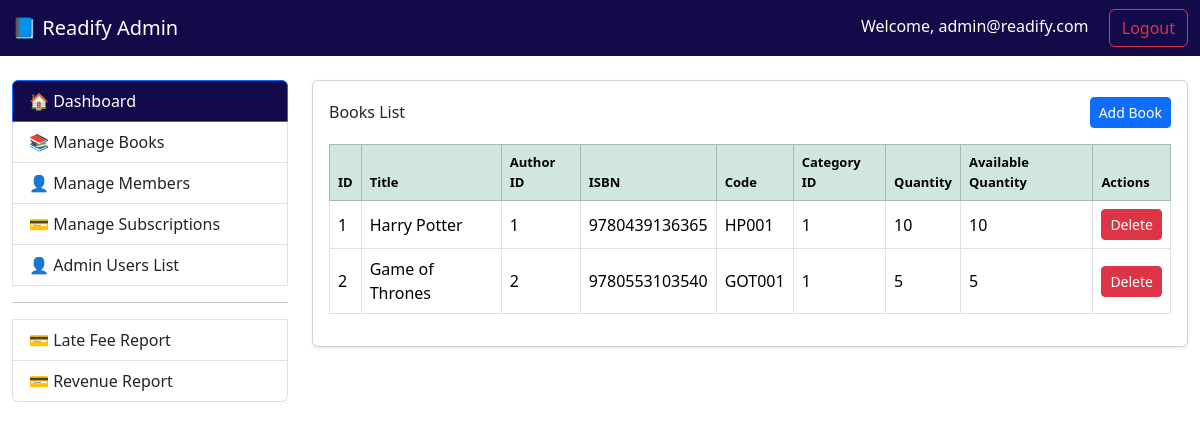
The app's page /books (signed in), older data.
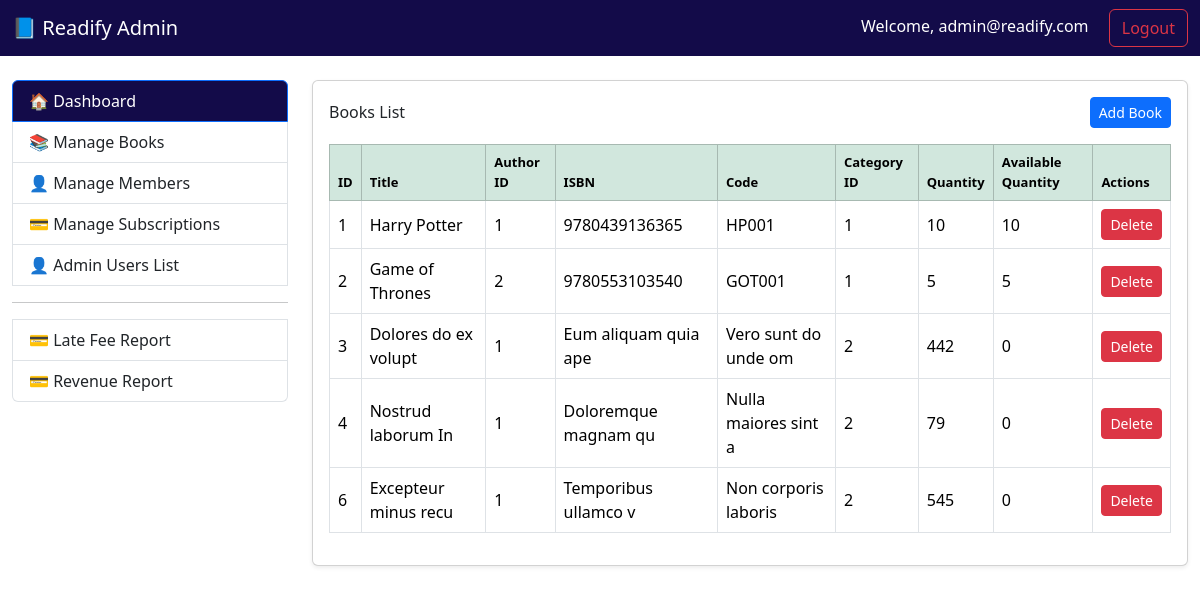
The same page, newer data.
### tables this page shows
CREATE TABLE `books` (
  `id` int(11) NOT NULL,
  `title` varchar(255) NOT NULL,
  `author_id` int(11) DEFAULT NULL,
  `isbn` varchar(20) DEFAULT NULL,
  `code` varchar(20) DEFAULT NULL,
  `category_id` int(11) DEFAULT NULL,
  `quantity` int(11) NOT NULL,
  `available_quantity` int(11) NOT NULL,
  `created_at` timestamp NOT NULL DEFAULT current_timestamp(),
  `updated_at` timestamp NOT NULL DEFAULT current_timestamp() ON UPDATE current_timestamp()
);

### core/Controller.php (called while the page is built, shortened)
<?php
abstract class Controller {
    protected function view($view, $data = []) {
        extract($data);
        require_once "../views/{$view}.php";
    }
}

### controllers/BookController.php (called while the page is built, shortened)
<?php
require_once '../core/Controller.php';
require_once '../models/Book.php';
class BookController extends Controller {
    public function index() {
        try {
            $bookModel = new Book();
            $books = $bookModel->getBooks();
            $authors = $bookModel->getAuthors();
            $categories = $bookModel->getCategories();
            return $this->view('Books', [
                'books' => $books,
                'authors' => $authors,
                'categories' => $categories
            ]);
        } catch (\Exception $e) {
            error_log($e->getMessage());
            echo "An error occurred while loading the page.";
        }
    }
}

### public/index.php (called while the page is built, shortened)
<?php
require_once '../routes/web.php';

### core/MakeUrl.php (called while the page is built)
<?php
class MakeUrl
{
    function url($path = '')
    {
        $protocol = (!empty($_SERVER['HTTPS']) && $_SERVER['HTTPS'] !== 'off') ? 'https://' : 'http://';
        $host = $_SERVER['HTTP_HOST'];
        $scriptDir = rtrim(str_replace(basename($_SERVER['SCRIPT_NAME']), '', $_SERVER['SCRIPT_NAME']), '/');
        $baseUrl = $protocol . $host . $scriptDir;
        $baseUrl = rtrim($baseUrl, '/');
        $path = ltrim($path, '/');
        return $baseUrl . '/' . $path;
    }
}
?>

### core/Model.php (called while the page is built, shortened)
<?php
require_once __DIR__ . '/../config/Database.php';
abstract class Model {
    public function __construct() {
        $database = new Database();
        $database->connect();
        $this->db = $database->pdo;
    }
}

### config/Database.php (called while the page is built, shortened)
<?php
class Database {
    public function connect() {
        $host = 'localhost';
        $db = 'readify';
        $user = 'root';
        $pass = '';
        $charset = 'utf8mb4';
        $dsn = "mysql:host=$host;dbname=$db;charset=$charset";
        try {
            $this->pdo = new PDO($dsn, $user, $pass);
            $this->pdo->setAttribute(PDO::ATTR_ERRMODE, PDO::ERRMODE_EXCEPTION);
            return $this->pdo;
        } catch (PDOException $e) {
            die("Connection failed: " . $e->getMessage());
        }
    }
}

### models/Book.php (called while the page is built, shortened)
<?php
require_once '../core/Model.php';
class Book extends Model {
    public function getBooks() {
        try {
            $stmt = $this->db->prepare("
                SELECT books.*, authors.name AS author_name, categories.name AS category_name
                FROM books
                LEFT JOIN authors ON books.author_id = authors.id
                LEFT JOIN categories ON books.category_id = categories.id
            ");
            $stmt->execute();
            return $stmt->fetchAll(PDO::FETCH_OBJ);
        } catch (PDOException $e) {
            error_log($e->getMessage());
            return [];
        }
    }
}
?>

### views/Books.php (the view, shortened to what this page needs)
<?php
    require_once 'layouts/page-header.php';
    require_once 'layouts/navbar.php';
?>
<div class="container-fluid mt-4">
    <div class="row mt-4">
    <?php require_once 'layouts/sidebar.php'; ?>
    <div class="col-md-9">
        <div class="card shadow-sm">
            <div class="card-body">
                <div class="d-flex justify-content-between align-items-center mb-3">
                    <h6 class="mb-0">Books List</h6>
                    <button class="btn btn-primary btn-sm" data-bs-toggle="modal" data-bs-target="#addBookModal">
                        Add Book
                    </button>
                </div>
                    <?php if (!empty($books)) : ?>
                        <div class="table-responsive">
                            <table class="table table-bordered table-hover align-middle">
                                <thead class="table-success">
                                    <tr>
                                        <th>ID</th>
                                        <th>Title</th>
                                        <th>Author ID</th>
                                        <th>ISBN</th>
                                        <th>Code</th>
                                        <th>Category ID</th>
                                        <th>Quantity</th>
                                        <th>Available Quantity</th>
                                        <th>Actions</th>
                                    </tr>
                                </thead>
                                <tbody>
                                    <?php foreach ($books as $book) : ?>
                                        <tr>
                                            <td><?= htmlspecialchars($book->id) ?></td>
                                            <td><?= htmlspecialchars($book->title) ?></td>
                                            <td><?= htmlspecialchars($book->author_id) ?></td>
                                            <td><?= htmlspecialchars($book->isbn) ?></td>
                                            <td><?= htmlspecialchars($book->code) ?></td>
                                            <td><?= htmlspecialchars($book->category_id) ?></td>
                                            <td><?= htmlspecialchars($book->quantity) ?></td>
                                            <td><?= htmlspecialchars($book->available_quantity) ?></td>
                                            <td>
                                                <form method="GET" action="<?php echo $url->url('books/delete'); ?>">
                                                    <button type="submit" name="delete_book" class="btn btn-danger btn-sm" onclick="return confirm('Are you sure you want to delete this book?')">Delete</button>
                                                </form>
                                            </td>
                                        </tr>
                                    <?php endforeach; ?>
                                </tbody>
                            </table>
                        </div>
                    <?php else : ?>
                    <div class="alert alert-info">No books found.</div>
                        <?php endif; ?>
                    </div>
                </div>
        </div>
</div>
</div>
<?php require_once 'layouts/page-footer.php'; ?>

### routes/web.php (shortened to what this page needs)
<?php
$path = parse_url($_SERVER['REQUEST_URI'], PHP_URL_PATH);
$publicPos = strpos($path, '/public');
if ($publicPos !== false) {
    $rootPath = substr($path, $publicPos + strlen('/public'));
} else {
    $rootPath = $path;
}
$rootPath = '/' . ltrim($rootPath, '/');
$rootPath = rtrim($rootPath, '/');
require_once '../controllers/BookController.php';
$bookController = new BookController();
if ($rootPath === '/books' && $_SERVER['REQUEST_METHOD'] === 'GET') {
   $bookController->index();
} elseif ($rootPath === '/books/create' && $_SERVER['REQUEST_METHOD'] === 'GET') {
    $bookController->create();
} elseif ($rootPath === '/books/store' && $_SERVER['REQUEST_METHOD'] === 'POST') {
    $bookController->store();
} elseif ($rootPath === '/books/edit' && $_SERVER['REQUEST_METHOD'] === 'GET') {
    $bookController->edit();
} elseif ($rootPath === '/books/update' && $_SERVER['REQUEST_METHOD'] === 'POST') {
    $bookController->update();
} elseif ($rootPath === '/books/delete' && $_SERVER['REQUEST_METHOD'] === 'GET') {
    $bookController->destroy($_GET['id']);
}

### views/layouts/page-header.php (shortened to what this page needs)
<!DOCTYPE html>
<html lang="en">
<head>
    <link href="https://cdn.jsdelivr.net/npm/bootstrap@5.3.3/dist/css/bootstrap.min.css" rel="stylesheet">
</head>
<body>
<?php
require_once __DIR__ . '/../../core/MakeUrl.php';
$url = new MakeUrl();
?>

### views/layouts/navbar.php
<div class="container-fluid bg-info">
<nav class="navbar navbar-expand-lg">
    <a class="navbar-brand text-white" href="#">📘 Readify Admin</a>
    <div class="ms-auto">
        <span class="navbar-info text-white me-3">
            Welcome, <?= htmlspecialchars($_SESSION['admin']['email'] ?? '') ?>
        </span>
        <form action="<?php echo $url->url('logout'); ?>" onsubmit="return confirm('Are you sure you want to logout?'); window.location.header('Location: ' . $url->url('logout'));" method="POST" class="d-inline">
            <button type="submit" class="btn btn-outline-danger">Logout</button>
        </form>
    </div>
</nav>
</div>

### views/layouts/sidebar.php
<div class="col-md-3">
    <div class="list-group bg-white">
        <a href="<?php echo $url->url('admin-dashboard'); ?>" class="list-group-item list-group-item-action active">🏠 Dashboard</a>
        <a href="<?php echo $url->url('books'); ?>" class="list-group-item list-group-item-action">📚 Manage Books</a>
        <a href="<?php echo $url->url('members'); ?>" class="list-group-item list-group-item-action">👤 Manage Members</a>
        <a href="<?php echo $url->url('customer-subscriptions'); ?>" class="list-group-item list-group-item-action">💳 Manage Subscriptions</a>
        <a href="<?php echo $url->url('users'); ?>" class="list-group-item list-group-item-action">👤 Admin Users List</a>
        <hr>
        <a href="<?php echo $url->url('late-fee'); ?>" class="list-group-item list-group-item-action">💳 Late Fee Report</a>
        <a href="<?php echo $url->url('revenue'); ?>" class="list-group-item list-group-item-action">💳 Revenue Report</a>
    </div>
</div>

### views/layouts/page-footer.php (shortened to what this page needs)
</body>
</html>

### views/layouts/page-header.php (style rules this page uses)
.bg-info, .list-group-item.active { background-color:rgb(19, 11, 73) !important; }

### views/Books.php (style rules this page uses)
th { font-weight: bold; font-size: 13px; }

Row changes from the older to the newer data that the page shows:
added books: id "3", title "Dolores do ex volupt", author "1", isbn "Eum aliquam quia ape", code "Vero sunt do unde om", category "2", quantity "442", available_quantity "0"
added books: id "4", title "Nostrud laborum In", author "1", isbn "Doloremque magnam qu", code "Nulla maiores sint a", category "2", quantity "79", available_quantity "0"
added books: id "6", title "Excepteur minus recu", author "1", isbn "Temporibus ullamco v", code "Non corporis laboris", category "2", quantity "545", available_quantity "0"
